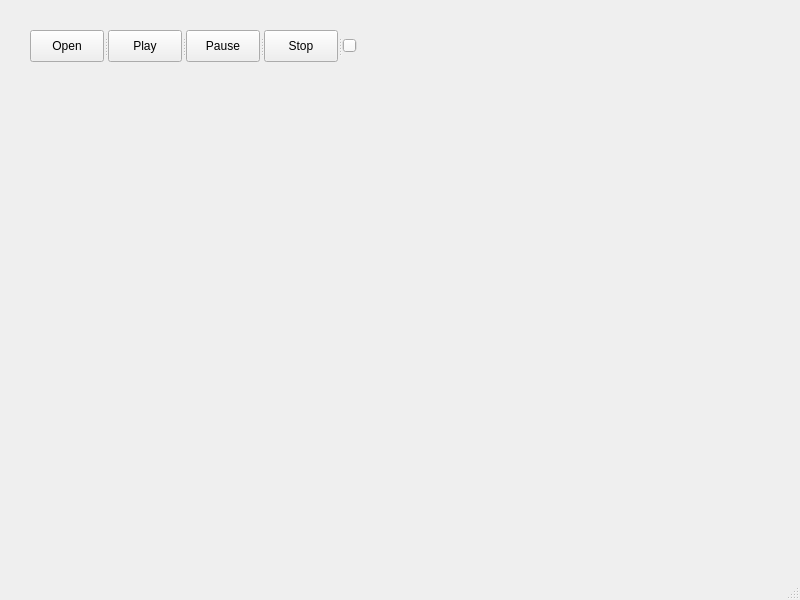
<?xml version="1.0" encoding="UTF-8"?>
<ui version="4.0">
 <class>MainWindow</class>
 <widget class="QMainWindow" name="MainWindow">
  <property name="geometry">
   <rect>
    <x>0</x>
    <y>0</y>
    <width>800</width>
    <height>600</height>
   </rect>
  </property>
  <property name="windowTitle">
   <string>MainWindow</string>
  </property>
  <widget class="QWidget" name="centralwidget">
   <widget class="QSplitter" name="splitter">
    <property name="geometry">
     <rect>
      <x>30</x>
      <y>30</y>
      <width>327</width>
      <height>32</height>
     </rect>
    </property>
    <property name="orientation">
     <enum>Qt::Horizontal</enum>
    </property>
    <widget class="QPushButton" name="pushButton">
     <property name="text">
      <string>Open</string>
     </property>
    </widget>
    <widget class="QPushButton" name="pushButton_2">
     <property name="text">
      <string>Play</string>
     </property>
    </widget>
    <widget class="QPushButton" name="pushButton_3">
     <property name="text">
      <string>Pause</string>
     </property>
    </widget>
    <widget class="QPushButton" name="pushButton_4">
     <property name="text">
      <string>Stop</string>
     </property>
    </widget>
    <widget class="QSlider" name="horizontalSlider">
     <property name="maximum">
      <number>100</number>
     </property>
     <property name="orientation">
      <enum>Qt::Horizontal</enum>
     </property>
    </widget>
   </widget>
  </widget>
  <widget class="QMenuBar" name="menubar">
   <property name="geometry">
    <rect>
     <x>0</x>
     <y>0</y>
     <width>800</width>
     <height>24</height>
    </rect>
   </property>
  </widget>
  <widget class="QStatusBar" name="statusbar"/>
 </widget>
 <resources/>
 <connections/>
</ui>
